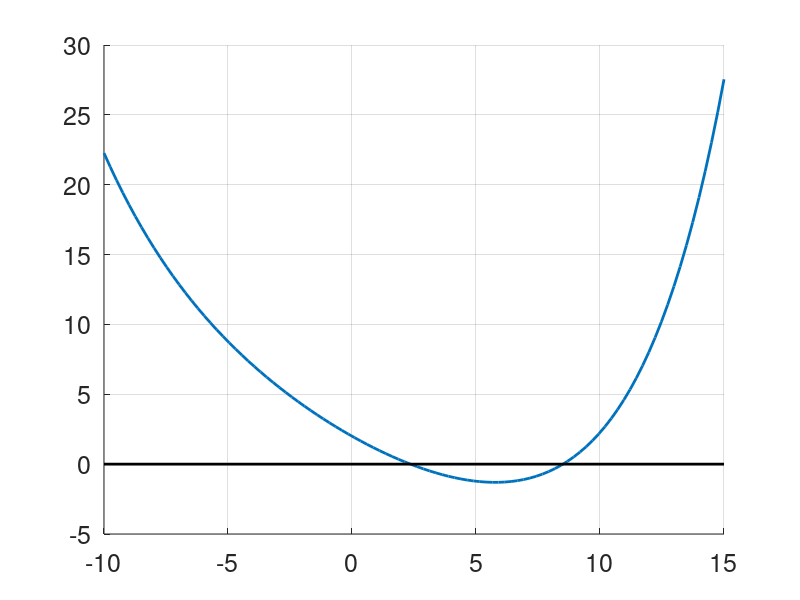

Source code (MATLAB): (Note: this script raises an error after producing the figure.)
FS = 18;
LW = 2;

format long
clc

f = @(x) 2*cosh(x/4) - x;
disp('>> f = @(x) 2*cosh(x/4) - x;')
xvals = linspace(-10, 15, 100);
figure(1), clf
axes('FontSize', FS), hold on
plot(xvals, f(xvals), 'LineWidth', LW)
plot([-10, 15], [0, 0], 'k', 'LineWidth', LW)
grid on

drawnow
%print -depsc Plot1.eps

df = @(x) 0.5*sinh(x/4) - 1;
disp('>> df = @(x) 0.5*sinh(x/4) - 1;')

pause

x = Newton(f, df, -10);
disp('>> x = Newton(f, df, -10);')

for k = 1:length(x)
  figure(1), semilogy(x(1:k), f(x(1:k)), 'ro', 'LineWidth', LW)
  disp(sprintf('     %17.13f, %17.13f', x(k), f(x(k))))
  pause
end

x = Newton(f, df, 15);
disp(' ')
disp(' ')
disp('>> x = Newton(f, df, 15);')

for k = 1:length(x)
  figure(1), semilogy(x(1:k), f(x(1:k)), 'mo', 'LineWidth', LW)
  disp(sprintf('     %17.13f, %17.13f', x(k), f(x(k))))
  pause
end
